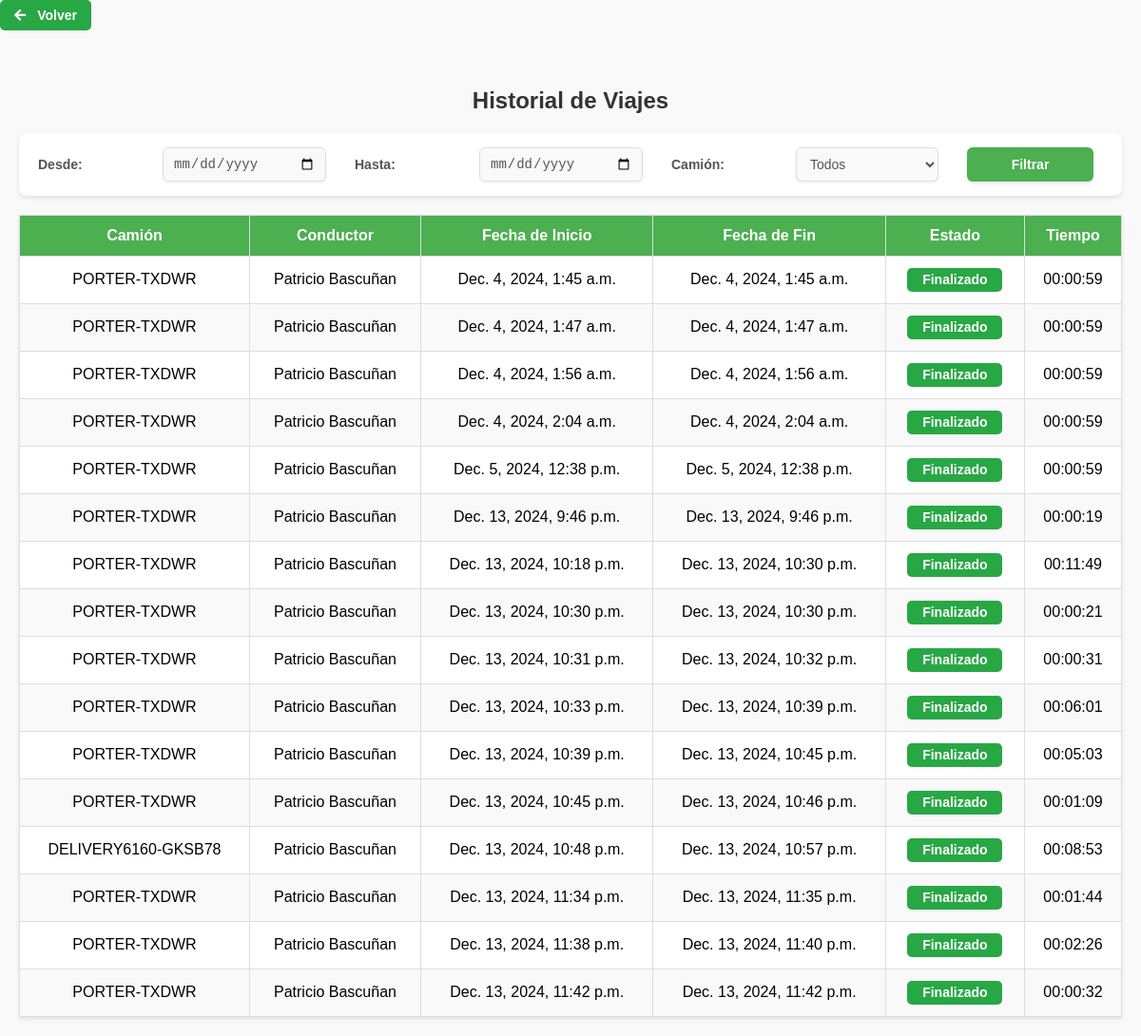
The page /camiones/historial-viajes-chofer/ (signed in) on the database as committed earlier.
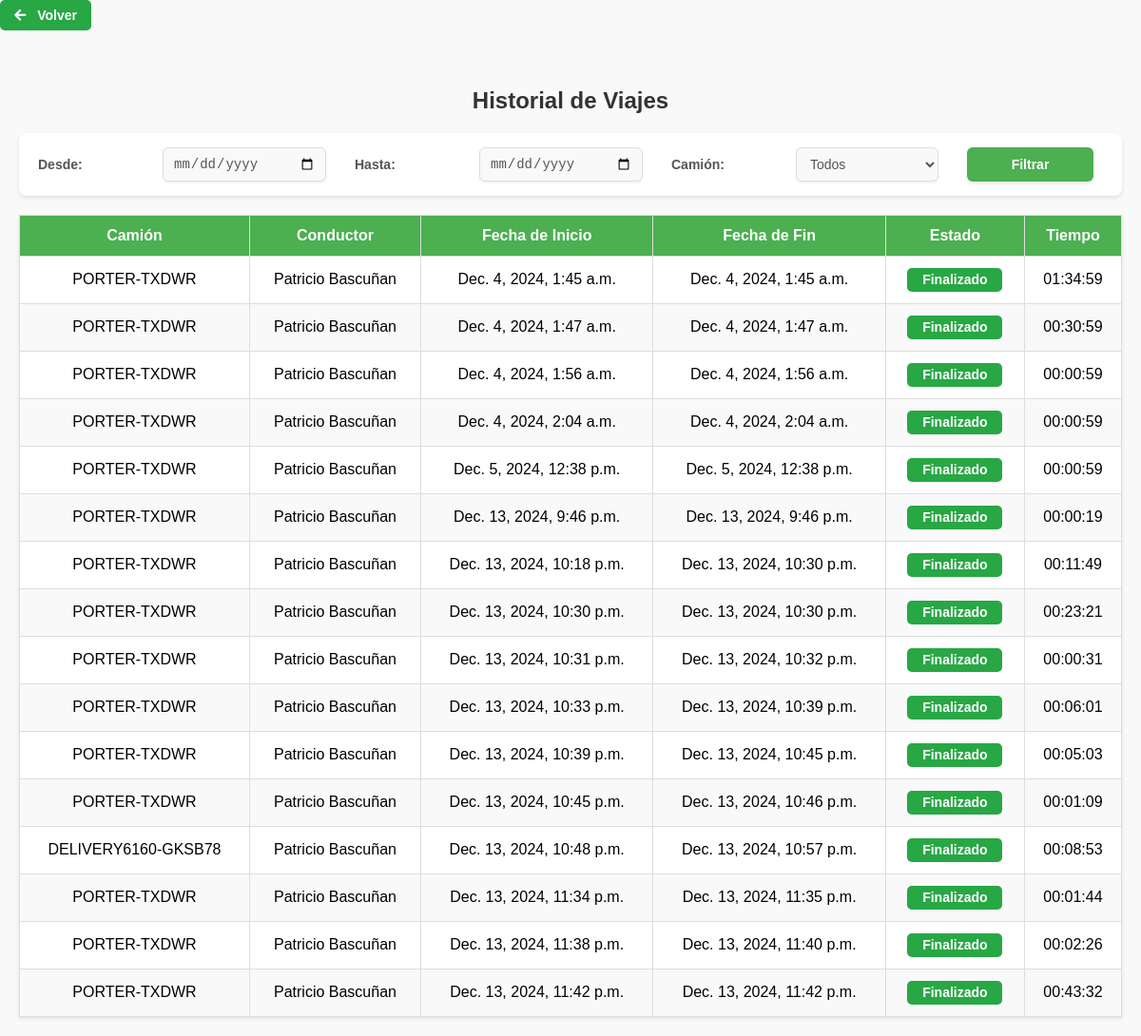
The same page on the database as committed later.
### camiones/models.py (models this page shows, shortened)
class HistorialViaje(models.Model):
    camion = models.ForeignKey(Camion, on_delete=models.CASCADE, related_name="viajes")
    chofer = models.ForeignKey(User, on_delete=models.CASCADE, related_name="viajes")
    fecha_inicio = models.DateTimeField()
    fecha_fin = models.DateTimeField(null=True, blank=True)
    ruta = models.TextField(null=True, blank=True)  # JSON con la ruta del viaje
    estado = models.CharField(max_length=50, default="En curso")
    latitud_inicial = models.FloatField(null=True, blank=True)
    longitud_inicial = models.FloatField(null=True, blank=True)
    latitud_final = models.FloatField(null=True, blank=True)
    longitud_final = models.FloatField(null=True, blank=True)
    duracion_total = models.DurationField(null=True, blank=True)
    @property
    def duracion_formateada(self):
        if self.duracion_total is None or self.duracion_total < timedelta(seconds=0):
            return "00:00:00"
        total_seconds = int(self.duracion_total.total_seconds())
        hours = total_seconds // 3600
        minutes = (total_seconds % 3600) // 60
        seconds = total_seconds % 60
        return f"{hours:02}:{minutes:02}:{seconds:02}"

class Camion(models.Model):
    nombre = models.CharField(max_length=100)
    patente = models.CharField(max_length=20, null=True, blank=True)
    marca = models.CharField(max_length=100, null=True, blank=True)
    modelo = models.CharField(max_length=100, null=True, blank=True)
    año = models.IntegerField(null=True, blank=True)
    color = models.CharField(max_length=50, null=True, blank=True)
    latitud = models.FloatField(null=True)
    longitud = models.FloatField(null=True)
    ultima_actualizacion = models.DateTimeField(auto_now=True)
    estado = models.CharField(
        max_length=20,
        choices=[('Disponible', 'Disponible'), ('Asignado', 'Asignado')],
        default='Disponible'
    )

### camiones/views.py (the view)
# urls.py: path('historial-viajes-chofer/', views.historial_viajes_chofer, name='historial_viajes_chofer'),
def historial_viajes_chofer(request):
    historial = HistorialViaje.objects.all()
    if not request.user.is_staff:  # Mostrar solo viajes del chofer
        historial = historial.filter(chofer=request.user)
    fecha_inicio = request.GET.get('fecha_inicio')
    fecha_fin = request.GET.get('fecha_fin')
    camion_id = request.GET.get('camion_id')
    if fecha_inicio:
        historial = historial.filter(fecha_inicio__gte=fecha_inicio)
    if fecha_fin:
        historial = historial.filter(fecha_fin__lte=fecha_fin)
    if camion_id:
        historial = historial.filter(camion_id=camion_id)
    return render(request, 'historial_viajes_chofer.html', {'historial': historial})

### camiones/templates/historial_viajes_chofer.html (shortened to what this page needs)
{% load static %}
<!DOCTYPE html>
<html lang="es">
<head>
    <link href="https://cdnjs.cloudflare.com/ajax/libs/font-awesome/5.15.4/css/all.min.css" rel="stylesheet">
    <link rel="stylesheet" href="{% static 'css/historial_menu.css' %}">
    <link rel="stylesheet" href="{% static 'css/historial.css' %}">
</head>
<body>
    <button class="btn-volver">
        <a href="{% url 'mostrar_mapa' %}">
            <i class="fas fa-arrow-left"></i> Volver
        </a>
    </button>
    <div class="container">
        <h2>Historial de Viajes</h2>
        <form method="GET" action="">
            <label for="fecha_inicio">Desde:</label>
            <input type="date" name="fecha_inicio" id="fecha_inicio">
            <label for="fecha_fin">Hasta:</label>
            <input type="date" name="fecha_fin" id="fecha_fin">
            <label for="camion_id">Camión:</label>
            <select name="camion_id" id="camion_id">
                <option value="">Todos</option>
            </select>
            <button type="submit">Filtrar</button>
        </form>
        {% if historial %}
        <table>
            <thead>
                <tr>
                    <th>Camión</th>
                    <th>Conductor</th>
                    <th>Fecha de Inicio</th>
                    <th>Fecha de Fin</th>
                    <th>Estado</th>
                    <th>Tiempo</th>
                </tr>
            </thead>
            <tbody>
                {% for viaje in historial %}
                <tr>
                    <td>{{ viaje.camion.nombre }}</td>
                    <td>{{ viaje.chofer.first_name }} {{ viaje.chofer.last_name }}</td>
                    <td>{{ viaje.fecha_inicio }}</td>
                    <td>{{ viaje.fecha_fin|default:"En curso" }}</td>
                    <td>
                        {% if viaje.estado == "Finalizado" %}
                        <span class="estado-finalizado">Finalizado</span>
                        {% else %}
                        <span class="estado-en-curso">En curso</span>
                        {% endif %}
                    </td>
                    <td>{{ viaje.duracion_formateada }}</td>
                </tr>
                {% endfor %}
            </tbody>
        </table>
        {% else %}
        <p class="no-results">No se encontraron viajes para los filtros seleccionados.</p>
        {% endif %}
    </div>
</body>
</html>

Rows that differ between the two databases and show on the page:
changed HistorialViaje "Dec. 4, 2024, 1:45 a.m.": duracion_formateada "00:00:59" → "01:34:59"
changed HistorialViaje "Dec. 4, 2024, 1:47 a.m.": duracion_formateada "00:00:59" → "00:30:59"
changed HistorialViaje (number 8 of 16 on the later page): duracion_formateada "00:00:21" → "00:23:21"
changed HistorialViaje "Dec. 13, 2024, 11:42 p.m.": duracion_formateada "00:00:32" → "00:43:32"
